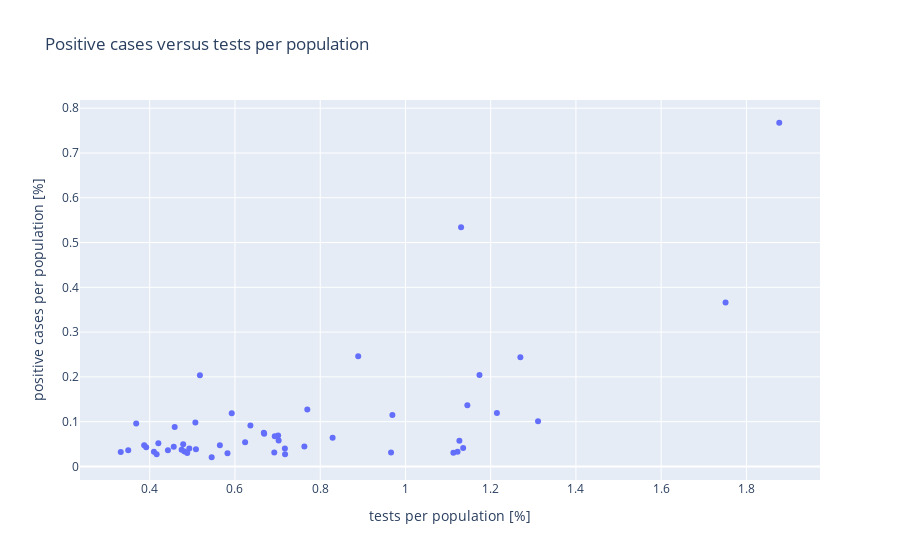

Source (notebook cell):
### Code cell
fig = go.Figure(data = go.Scatter(x = mydf2['testsPerPop%'], y = mydf2['positivePerPop%'], mode = 'markers', text = mydf2['state']))
fig.update_layout(title = "Positive cases versus tests per population", xaxis_title = 'tests per population [%]', yaxis_title = 'positive cases per population [%]')
fig.show()

### Figure 1 — Plotly figure (JSON) as saved in the notebook; plotly's stock layout.template omitted (floating-point values rounded to 4 significant figures)
{"data": [{"mode": "markers", "text": ["AK", "AL", "AR", "AZ", "CA", "CO", "CT", "DC", "DE", "FL", "GA", "HI", "IA", "ID", "IL", "IN", "KS", "KY", "LA", "MA", "MD", "ME", "MI", "MN", "MO", "MS", "MT", "NC", "ND", "NE", "NH", "NJ", "NM", "NV", "NY", "OH", "OK", "OR", "PA", "RI", "SC", "SD", "TN", "TX", "UT", "VA", "VT", "WA", "WI", "WV", "WY"], "type": "scatter", "x": [0.9662, 0.4202, 0.4815, 0.4749, 0.3916, 0.507, 0.8891, 1.174, 0.9693, 0.6685, 0.3682, 1.112, 0.4427, 0.7012, 0.5924, 0.4585, 0.3495, 0.488, 1.751, 1.27, 0.6362, 0.4929, 0.5178, 0.5453, 0.6237, 0.6933, 0.6922, 0.4099, 1.122, 0.4161, 0.7024, 1.131, 1.135, 0.6677, 1.877, 0.4563, 0.5084, 0.5824, 0.7697, 1.145, 0.4784, 0.7628, 0.8291, 0.332, 1.127, 0.3869, 1.311, 1.215, 0.5646, 0.7175, 0.7171], "y": [0.03089, 0.05195, 0.03314, 0.03745, 0.04292, 0.0982, 0.2463, 0.204, 0.1146, 0.07309, 0.09611, 0.03072, 0.03629, 0.06894, 0.119, 0.08828, 0.0359, 0.03013, 0.3663, 0.2436, 0.09145, 0.03995, 0.2037, 0.02046, 0.05421, 0.0673, 0.03106, 0.03267, 0.03294, 0.02704, 0.05795, 0.5341, 0.04125, 0.07526, 0.7676, 0.04404, 0.03851, 0.02938, 0.1268, 0.1369, 0.04957, 0.04442, 0.06387, 0.03226, 0.05758, 0.04736, 0.1006, 0.1195, 0.04733, 0.02695, 0.03974]}], "layout": {"title": {"text": "Positive cases versus tests per population"}, "xaxis": {"title": {"text": "tests per population [%]"}}, "yaxis": {"title": {"text": "positive cases per population [%]"}}}}
